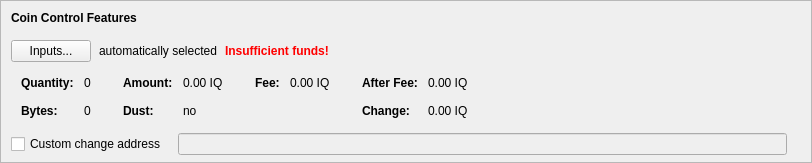
    <widget class="QFrame" name="frameCoinControl">
     <property name="sizePolicy">
      <sizepolicy hsizetype="Expanding" vsizetype="Expanding">
       <horstretch>0</horstretch>
       <verstretch>0</verstretch>
      </sizepolicy>
     </property>
     <property name="maximumSize">
      <size>
       <width>16777215</width>
       <height>16777215</height>
      </size>
     </property>
     <property name="frameShape">
      <enum>QFrame::StyledPanel</enum>
     </property>
     <property name="frameShadow">
      <enum>QFrame::Sunken</enum>
     </property>
     <layout class="QVBoxLayout" name="verticalLayoutCoinControl2">
      <property name="spacing">
       <number>0</number>
      </property>
      <property name="leftMargin">
       <number>0</number>
      </property>
      <property name="topMargin">
       <number>0</number>
      </property>
      <property name="rightMargin">
       <number>0</number>
      </property>
      <property name="bottomMargin">
       <number>6</number>
      </property>
      <item>
       <layout class="QVBoxLayout" name="verticalLayoutCoinControl" stretch="0,0,0,0,1">
        <property name="spacing">
         <number>0</number>
        </property>
        <property name="leftMargin">
         <number>10</number>
        </property>
        <property name="topMargin">
         <number>10</number>
        </property>
        <item>
         <layout class="QHBoxLayout" name="horizontalLayoutCoinControl1">
          <property name="bottomMargin">
           <number>15</number>
          </property>
          <item>
           <widget class="QLabel" name="labelCoinControlFeatures">
            <property name="sizePolicy">
             <sizepolicy hsizetype="Preferred" vsizetype="Maximum">
              <horstretch>0</horstretch>
              <verstretch>0</verstretch>
             </sizepolicy>
            </property>
            <property name="font">
             <font>
              <weight>75</weight>
              <bold>true</bold>
             </font>
            </property>
            <property name="styleSheet">
             <string notr="true">font-weight:bold;</string>
            </property>
            <property name="text">
             <string>Coin Control Features</string>
            </property>
           </widget>
          </item>
         </layout>
        </item>
        <item>
         <layout class="QHBoxLayout" name="horizontalLayoutCoinControl2" stretch="0,0,0,0">
          <property name="spacing">
           <number>8</number>
          </property>
          <property name="bottomMargin">
           <number>10</number>
          </property>
          <item>
           <widget class="QPushButton" name="pushButtonCoinControl">
            <property name="styleSheet">
             <string notr="true"/>
            </property>
            <property name="text">
             <string>Inputs...</string>
            </property>
            <property name="autoDefault">
             <bool>false</bool>
            </property>
           </widget>
          </item>
          <item>
           <widget class="QLabel" name="labelCoinControlAutomaticallySelected">
            <property name="text">
             <string>automatically selected</string>
            </property>
            <property name="margin">
             <number>5</number>
            </property>
           </widget>
          </item>
          <item>
           <widget class="QLabel" name="labelCoinControlInsuffFunds">
            <property name="font">
             <font>
              <weight>75</weight>
              <bold>true</bold>
             </font>
            </property>
            <property name="styleSheet">
             <string notr="true">color:red;font-weight:bold;</string>
            </property>
            <property name="text">
             <string>Insufficient funds!</string>
            </property>
            <property name="margin">
             <number>5</number>
            </property>
           </widget>
          </item>
          <item>
           <spacer name="horizontalSpacerCoinControl">
            <property name="orientation">
             <enum>Qt::Horizontal</enum>
            </property>
            <property name="sizeHint" stdset="0">
             <size>
              <width>40</width>
              <height>1</height>
             </size>
            </property>
           </spacer>
          </item>
         </layout>
        </item>
        <item>
         <widget class="QWidget" name="widgetCoinControl" native="true">
          <property name="sizePolicy">
           <sizepolicy hsizetype="Preferred" vsizetype="Preferred">
            <horstretch>0</horstretch>
            <verstretch>0</verstretch>
           </sizepolicy>
          </property>
          <property name="minimumSize">
           <size>
            <width>0</width>
            <height>0</height>
           </size>
          </property>
          <property name="styleSheet">
           <string notr="true"/>
          </property>
          <layout class="QHBoxLayout" name="horizontalLayoutCoinControl5">
           <property name="leftMargin">
            <number>0</number>
           </property>
           <property name="topMargin">
            <number>0</number>
           </property>
           <property name="rightMargin">
            <number>0</number>
           </property>
           <property name="bottomMargin">
            <number>0</number>
           </property>
           <item>
            <layout class="QHBoxLayout" name="horizontalLayoutCoinControl3" stretch="0,0,0,1">
             <property name="spacing">
              <number>20</number>
             </property>
             <property name="topMargin">
              <number>0</number>
             </property>
             <property name="bottomMargin">
              <number>10</number>
             </property>
             <item>
              <layout class="QFormLayout" name="formLayoutCoinControl1">
               <property name="horizontalSpacing">
                <number>10</number>
               </property>
               <property name="verticalSpacing">
                <number>14</number>
               </property>
               <property name="leftMargin">
                <number>10</number>
               </property>
               <property name="topMargin">
                <number>4</number>
               </property>
               <property name="rightMargin">
                <number>6</number>
               </property>
               <item row="0" column="0">
                <widget class="QLabel" name="labelCoinControlQuantityText">
                 <property name="font">
                  <font>
                   <weight>75</weight>
                   <bold>true</bold>
                  </font>
                 </property>
                 <property name="text">
                  <string>Quantity:</string>
                 </property>
                 <property name="margin">
                  <number>0</number>
                 </property>
                </widget>
               </item>
               <item row="0" column="1">
                <widget class="QLabel" name="labelCoinControlQuantity">
                 <property name="cursor">
                  <cursorShape>IBeamCursor</cursorShape>
                 </property>
                 <property name="contextMenuPolicy">
                  <enum>Qt::ActionsContextMenu</enum>
                 </property>
                 <property name="text">
                  <string notr="true">0</string>
                 </property>
                 <property name="margin">
                  <number>0</number>
                 </property>
                 <property name="textInteractionFlags">
                  <set>Qt::LinksAccessibleByMouse|Qt::TextSelectableByKeyboard|Qt::TextSelectableByMouse</set>
                 </property>
                </widget>
               </item>
               <item row="1" column="0">
                <widget class="QLabel" name="labelCoinControlBytesText">
                 <property name="font">
                  <font>
                   <weight>75</weight>
                   <bold>true</bold>
                  </font>
                 </property>
                 <property name="text">
                  <string>Bytes:</string>
                 </property>
                </widget>
               </item>
               <item row="1" column="1">
                <widget class="QLabel" name="labelCoinControlBytes">
                 <property name="cursor">
                  <cursorShape>IBeamCursor</cursorShape>
                 </property>
                 <property name="contextMenuPolicy">
                  <enum>Qt::ActionsContextMenu</enum>
                 </property>
                 <property name="text">
                  <string notr="true">0</string>
                 </property>
                 <property name="textInteractionFlags">
                  <set>Qt::LinksAccessibleByMouse|Qt::TextSelectableByKeyboard|Qt::TextSelectableByMouse</set>
                 </property>
                </widget>
               </item>
              </layout>
             </item>
             <item>
              <layout class="QFormLayout" name="formLayoutCoinControl2">
               <property name="horizontalSpacing">
                <number>10</number>
               </property>
               <property name="verticalSpacing">
                <number>14</number>
               </property>
               <property name="leftMargin">
                <number>6</number>
               </property>
               <property name="topMargin">
                <number>4</number>
               </property>
               <property name="rightMargin">
                <number>6</number>
               </property>
               <item row="0" column="0">
                <widget class="QLabel" name="labelCoinControlAmountText">
                 <property name="font">
                  <font>
                   <weight>75</weight>
                   <bold>true</bold>
                  </font>
                 </property>
                 <property name="text">
                  <string>Amount:</string>
                 </property>
                 <property name="margin">
                  <number>0</number>
                 </property>
                </widget>
               </item>
               <item row="0" column="1">
                <widget class="QLabel" name="labelCoinControlAmount">
                 <property name="cursor">
                  <cursorShape>IBeamCursor</cursorShape>
                 </property>
                 <property name="contextMenuPolicy">
                  <enum>Qt::ActionsContextMenu</enum>
                 </property>
                 <property name="text">
                  <string notr="true">0.00 IQ</string>
                 </property>
                 <property name="textInteractionFlags">
                  <set>Qt::LinksAccessibleByMouse|Qt::TextSelectableByKeyboard|Qt::TextSelectableByMouse</set>
                 </property>
                </widget>
               </item>
               <item row="1" column="0">
                <widget class="QLabel" name="labelCoinControlLowOutputText">
                 <property name="font">
                  <font>
                   <weight>75</weight>
                   <bold>true</bold>
                  </font>
                 </property>
                 <property name="text">
                  <string>Dust:</string>
                 </property>
                </widget>
               </item>
               <item row="1" column="1">
                <widget class="QLabel" name="labelCoinControlLowOutput">
                 <property name="cursor">
                  <cursorShape>IBeamCursor</cursorShape>
                 </property>
                 <property name="contextMenuPolicy">
                  <enum>Qt::ActionsContextMenu</enum>
                 </property>
                 <property name="text">
                  <string notr="true">no</string>
                 </property>
                 <property name="textInteractionFlags">
                  <set>Qt::LinksAccessibleByMouse|Qt::TextSelectableByKeyboard|Qt::TextSelectableByMouse</set>
                 </property>
                </widget>
               </item>
              </layout>
             </item>
             <item>
              <layout class="QFormLayout" name="formLayoutCoinControl3">
               <property name="horizontalSpacing">
                <number>10</number>
               </property>
               <property name="verticalSpacing">
                <number>14</number>
               </property>
               <property name="leftMargin">
                <number>6</number>
               </property>
               <property name="topMargin">
                <number>4</number>
               </property>
               <property name="rightMargin">
                <number>6</number>
               </property>
               <item row="0" column="0">
                <widget class="QLabel" name="labelCoinControlFeeText">
                 <property name="font">
                  <font>
                   <weight>75</weight>
                   <bold>true</bold>
                  </font>
                 </property>
                 <property name="text">
                  <string>Fee:</string>
                 </property>
                 <property name="margin">
                  <number>0</number>
                 </property>
                </widget>
               </item>
               <item row="0" column="1">
                <widget class="QLabel" name="labelCoinControlFee">
                 <property name="cursor">
                  <cursorShape>IBeamCursor</cursorShape>
                 </property>
                 <property name="contextMenuPolicy">
                  <enum>Qt::ActionsContextMenu</enum>
                 </property>
                 <property name="text">
                  <string notr="true">0.00 IQ</string>
                 </property>
                 <property name="textInteractionFlags">
                  <set>Qt::LinksAccessibleByMouse|Qt::TextSelectableByKeyboard|Qt::TextSelectableByMouse</set>
                 </property>
                </widget>
               </item>
             </layout>
             </item>
             <item>
              <layout class="QFormLayout" name="formLayoutCoinControl4">
               <property name="horizontalSpacing">
                <number>10</number>
               </property>
               <property name="verticalSpacing">
                <number>14</number>
               </property>
               <property name="leftMargin">
                <number>6</number>
               </property>
               <property name="topMargin">
                <number>4</number>
               </property>
               <property name="rightMargin">
                <number>6</number>
               </property>
               <item row="0" column="0">
                <widget class="QLabel" name="labelCoinControlAfterFeeText">
                 <property name="font">
                  <font>
                   <weight>75</weight>
                   <bold>true</bold>
                  </font>
                 </property>
                 <property name="text">
                  <string>After Fee:</string>
                 </property>
                 <property name="margin">
                  <number>0</number>
                 </property>
                </widget>
               </item>
               <item row="0" column="1">
                <widget class="QLabel" name="labelCoinControlAfterFee">
                 <property name="cursor">
                  <cursorShape>IBeamCursor</cursorShape>
                 </property>
                 <property name="contextMenuPolicy">
                  <enum>Qt::ActionsContextMenu</enum>
                 </property>
                 <property name="text">
                  <string notr="true">0.00 IQ</string>
                 </property>
                 <property name="textInteractionFlags">
                  <set>Qt::LinksAccessibleByMouse|Qt::TextSelectableByKeyboard|Qt::TextSelectableByMouse</set>
                 </property>
                </widget>
               </item>
               <item row="1" column="0">
                <widget class="QLabel" name="labelCoinControlChangeText">
                 <property name="font">
                  <font>
                   <weight>75</weight>
                   <bold>true</bold>
                  </font>
                 </property>
                 <property name="text">
                  <string>Change:</string>
                 </property>
                </widget>
               </item>
               <item row="1" column="1">
                <widget class="QLabel" name="labelCoinControlChange">
                 <property name="cursor">
                  <cursorShape>IBeamCursor</cursorShape>
                 </property>
                 <property name="contextMenuPolicy">
                  <enum>Qt::ActionsContextMenu</enum>
                 </property>
                 <property name="text">
                  <string notr="true">0.00 IQ</string>
                 </property>
                 <property name="textInteractionFlags">
                  <set>Qt::LinksAccessibleByMouse|Qt::TextSelectableByKeyboard|Qt::TextSelectableByMouse</set>
                 </property>
                </widget>
               </item>
              </layout>
             </item>
            </layout>
           </item>
          </layout>
         </widget>
        </item>
        <item>
         <layout class="QHBoxLayout" name="horizontalLayoutCoinControl4" stretch="0,0,0">
          <property name="spacing">
           <number>12</number>
          </property>
          <property name="sizeConstraint">
           <enum>QLayout::SetDefaultConstraint</enum>
          </property>
          <property name="topMargin">
           <number>5</number>
          </property>
          <property name="rightMargin">
           <number>5</number>
          </property>
          <item>
           <widget class="QCheckBox" name="checkBoxCoinControlChange">
            <property name="toolTip">
             <string>If this is activated, but the change address is empty or invalid, change will be sent to a newly generated address.</string>
            </property>
            <property name="text">
             <string>Custom change address</string>
            </property>
           </widget>
          </item>
          <item>
           <widget class="QValidatedLineEdit" name="lineEditCoinControlChange">
            <property name="enabled">
             <bool>false</bool>
            </property>
            <property name="sizePolicy">
             <sizepolicy hsizetype="Expanding" vsizetype="Fixed">
              <horstretch>0</horstretch>
              <verstretch>0</verstretch>
             </sizepolicy>
            </property>
           </widget>
          </item>
          <item>
           <widget class="QLabel" name="labelCoinControlChangeLabel">
            <property name="sizePolicy">
             <sizepolicy hsizetype="Preferred" vsizetype="Expanding">
              <horstretch>0</horstretch>
              <verstretch>0</verstretch>
             </sizepolicy>
            </property>
            <property name="minimumSize">
             <size>
              <width>0</width>
              <height>0</height>
             </size>
            </property>
            <property name="text">
             <string/>
            </property>
            <property name="margin">
             <number>3</number>
            </property>
           </widget>
          </item>
         </layout>
        </item>
        <item>
         <spacer name="verticalSpacerCoinControl">
          <property name="orientation">
           <enum>Qt::Vertical</enum>
          </property>
          <property name="sizeHint" stdset="0">
           <size>
            <width>800</width>
            <height>1</height>
           </size>
          </property>
         </spacer>
        </item>
       </layout>
      </item>
     </layout>
    </widget>
